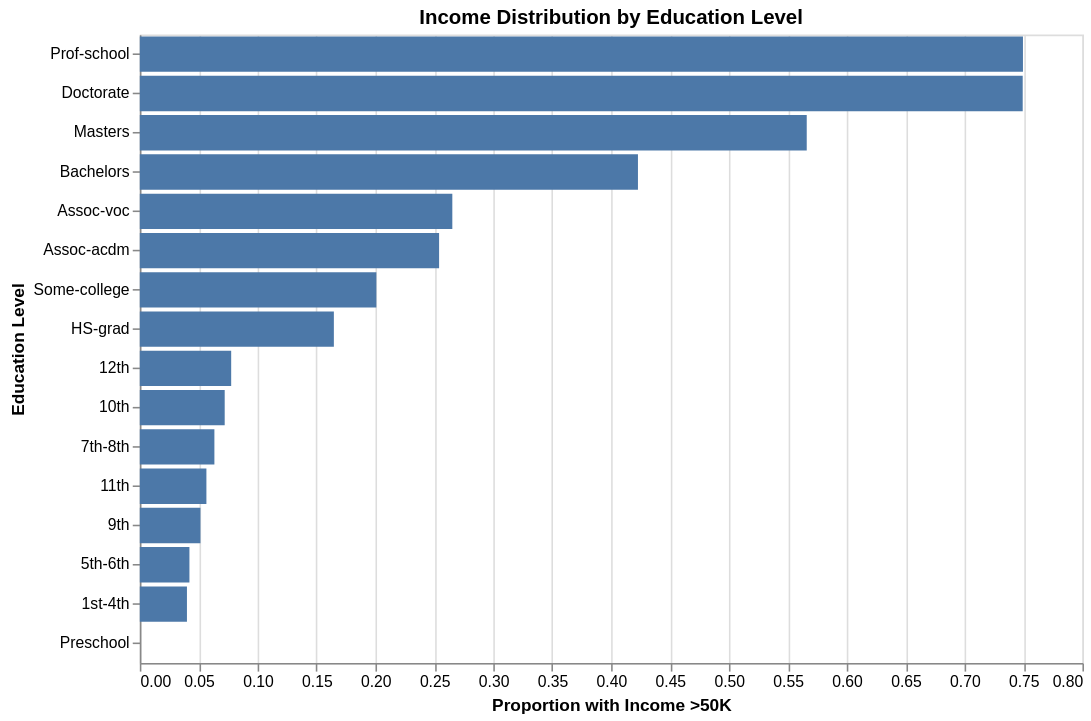

Notebook code cell kept with this figure:
### Code cell
education_income = data.groupby('education').agg({
    'income': lambda x: (x == '>50K').sum() / len(x)
}).reset_index()
education_income.columns = ['education', 'high_income_rate']
education_income = education_income.sort_values('high_income_rate', ascending=False)

chart = alt.Chart(education_income).mark_bar().encode(
    x=alt.X('high_income_rate:Q', title='Proportion with Income >50K'),
    y=alt.Y('education:N', title='Education Level', sort='-x'),
).properties(
    width=600,
    height=400,
    title='Income Distribution by Education Level'
)

chart.show()

### Figure 1 — Vega-Lite specification as saved in the notebook (floating-point values rounded to 4 significant figures)
{"config": {"view": {"continuousWidth": 300, "continuousHeight": 300}}, "data": {"name": "data-3465ede87fc4c7c8d820e3250aa60f3e"}, "mark": {"type": "bar"}, "encoding": {"x": {"field": "high_income_rate", "title": "Proportion with Income >50K", "type": "quantitative"}, "y": {"field": "education", "sort": "-x", "title": "Education Level", "type": "nominal"}}, "height": 400, "title": "Income Distribution by Education Level", "width": 600, "$schema": "https://vega.github.io/schema/vega-lite/v6.1.0.json", "datasets": {"data-3465ede87fc4c7c8d820e3250aa60f3e": [{"education": "Prof-school", "high_income_rate": 0.7495}, {"education": "Doctorate", "high_income_rate": 0.7493}, {"education": "Masters", "high_income_rate": 0.566}, {"education": "Bachelors", "high_income_rate": 0.4228}, {"education": "Assoc-voc", "high_income_rate": 0.2652}, {"education": "Assoc-acdm", "high_income_rate": 0.254}, {"education": "Some-college", "high_income_rate": 0.2008}, {"education": "HS-grad", "high_income_rate": 0.1647}, {"education": "12th", "high_income_rate": 0.07754}, {"education": "10th", "high_income_rate": 0.07204}, {"education": "7th-8th", "high_income_rate": 0.06329}, {"education": "11th", "high_income_rate": 0.05651}, {"education": "9th", "high_income_rate": 0.05145}, {"education": "5th-6th", "high_income_rate": 0.04211}, {"education": "1st-4th", "high_income_rate": 0.04}, {"education": "Preschool", "high_income_rate": 0.0}]}}
